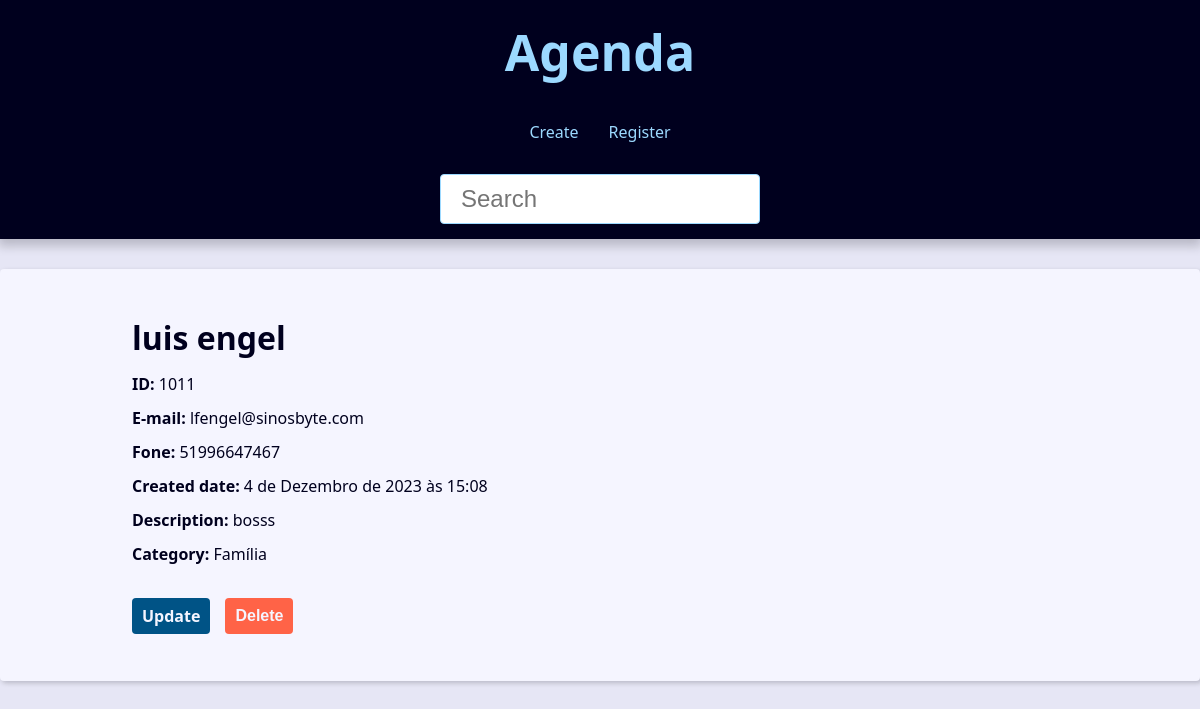
The app's page /contact/1011/detail/ with its own data.
### contact/models.py (models this page shows, shortened)
class Contact(models.Model):
    first_name = models.CharField(
        max_length=50,
    )
    last_name = models.CharField(max_length=50, blank=True)
    fone = models.CharField(
        max_length=50
    )
    email = models.EmailField(max_length=254, blank=True)
    created_date = models.DateTimeField(default=timezone.now)
    description = models.TextField(blank=True)
    show = models.BooleanField(default=True)
    picture = models.ImageField(blank=True, upload_to="pictures/%Y/%m/")
    category = models.ForeignKey(
        Category, on_delete=models.SET_NULL, blank=True, null=True
    )
    owner = models.ForeignKey(
        User, on_delete=models.SET_NULL, blank=True, null=True)

class Category(models.Model):
    name = models.CharField(max_length=50)
    class Meta:  # algumas coisas já confguradas. checar documentação.
        verbose_name_plural = "Categories"

### contact/views/contact_views.py (the view)
# urls.py: path('', include('contact.urls'))
def contact(request: HttpRequest, id: int) -> HttpResponse:
    single_contact = Contact.objects.filter(id=id, show=True).first()
    if single_contact is None:
        raise Http404("ID não existe ou está invisível")
    title = f"{single_contact.first_name} {single_contact.last_name}"
    context = {"contact": single_contact, "site_title": title}  # type: ignore
    return render(request, "contact/contact.html", context)

### contact/templates/contact/contact.html (shortened to what this page needs)
{% extends "global/base.html" %}
{% block content %}
    <div class="single-contact">
        <h1 class="single-contact-name">
            {{ contact.first_name }} {{contact.last_name}}
        </h1>
        <p> <b> ID: </b> {{ contact.id }} </p>
        <p> <b> E-mail: </b> {{ contact.email }} </p>
        <p> <b> Fone: </b> {{ contact.fone }} </p>
        <p> <b> Created date: </b> {{ contact.created_date }} </p>
        <p> <b> Description: </b> {{ contact.description }} </p>
        <p> <b> Category: </b> {{ contact.category.name }} </p>
        <div class="contact-links">
            <a class='btn btn-link' href={% url "contact:update_contact" contact.id %}>Update</a>
            <form action={% url "contact:delete_contact" contact.id %} method="POST">
                {% if confirmation == 'no' %}
                    <input type="hidden" name='confirmation' value="yes">
                    <button class='btn btn-link btn-delete'type="submit">Confirma?</button>
                {% else %}
                    <button class='btn btn-link btn-delete'type="submit">Delete</button>
                {% endif %}
            </form>
        </div>
    </div>
{% endblock content %}

### base_static/global/css/style.css (style rules this page uses)
:root { --spacing: 1.5rem; --link-dark-color: rgb(0, 83, 134); --link-light-color: rgb(156, 217, 255); --clr-white: rgb(245, 245, 255); --clr-black: rgb(0, 0, 30); --clr-light-gray: rgb(230, 230, 245); --clr-dark-shadow-5: rgba(0, 0, 10, 5%); --clr-dark-shadow-10: rgba(0, 0, 10, 10%); --clr-dark-shadow-20: rgba(0, 0, 10, 20%); --clr-light-shadow-5: rgba(200, 200, 255, 5%); --clr-light-shadow-10: rgba(200, 200, 255, 10%); --clr-light-shadow-20: rgba(200, 200, 255, 20%); --main-page-width: 120rem; --table-min-width: 60rem; --biggest-font-size: 5rem; --bigger-font-size: 4rem; --big-font-size: 3.2rem; --medium-font-size: 2.4rem; --small-font-size: 1.6rem; --smaller-font-size: 1.4rem; --smallest-font-size: 1.2rem; --transition-fast: 300ms; --transition-medium: 600ms; --transition-slow: 1s; --default-border-radius: 4px; }
*, *::before, *::after { margin: 0; padding: 0; box-sizing: border-box; }
html { font-size: 62.5%; }
body { font-family: system-ui, -apple-system, BlinkMacSystemFont, 'Segoe UI', Roboto, Oxygen, Ubuntu, Cantarell, 'Open Sans', 'Helvetica Neue', sans-serif; line-height: 1.5; font-size: var(--small-font-size); color: var(--clr-black); -webkit-font-smoothing: antialiased; background: var(--clr-light-gray); }
@media (min-width: 600px) { .single-contact { max-width: 80%; margin: calc(var(--spacing) * 2) auto; } }
.single-contact h1 { margin: 1rem 0; }
.single-contact p { margin: 1rem 0; }
.btn { background-color: var(--link-dark-color); color: var(--clr-white); font-weight: bold; border: none; padding: 1rem 2rem; border-radius: var(--default-border-radius); cursor: pointer; transition: filter var(--transition-fast) ease-in-out; }
.contact-links { margin-block: calc(var(--small-font-size) * 2); display: flex; align-items: center; gap: 0 var(--spacing); }
.btn-link { font-size: var(--small-font-size); text-decoration: none; font-weight: bold; padding: 1rem; display: block; line-height: var(--small-font-size); }
.btn-delete { background: tomato; }

### records on screen
Contact: first_name "luis", last_name "engel", id "1011", email "lfengel@sinosbyte.com", fone "51996647467", created_date "4 de Dezembro de 2023 às 15:08", description "bosss", category.name "Família"
